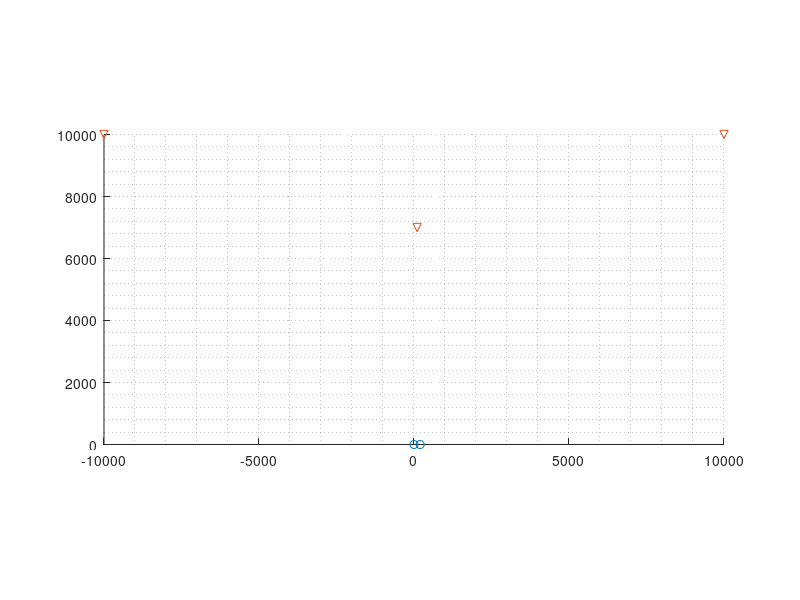

Source code (MATLAB): (Note: this script raises an error after producing the figure.)
%%
P(:,1) = [0; 0; 0];
P(:,2) = [200; 0; 0];

X(:,1) = [-10e3; 10e3; 1e3];
X(:,2) = [100; 7e3; 1e3];
X(:,3) = [10e3; 10e3; 1e3];

figure
daspect([1 1 1])
hold on
grid minor
plot3(P(1,:),P(2,:),P(3,:),'o')
plot3(X(1,:),X(2,:),X(3,:),'v')
%%
sigma_h = 10;
sigma_r = 0.1;

N = 1000;
R(1,1) = norm(X(:,1) - P(:,1));
R(2,1) = norm(X(:,1) - P(:,2));
R(3,1) = norm(X(:,2) - P(:,1));
R(4,1) = norm(X(:,2) - P(:,2));
R(5,1) = norm(X(:,3) - P(:,1));
R(6,1) = norm(X(:,3) - P(:,2));
R(7,1) = norm(X(:,1) - X(:,2));
R(8,1) = norm(X(:,1) - X(:,3));
R(9,1) = norm(X(:,2) - X(:,3));
R(10,1) = X(3,1);
R(11,1) = X(3,2);
R(12,1) = X(3,3);

for i = 1:N
    y(:,i) = R + [normrnd(0, sigma_r, [9, 1]); normrnd(0, sigma_h, [3, 1])];
end

X0 = [X(:,1); X(:,2); X(:,3)];
X0 = [-5e3;5e3;1e3;0;5e3;1e3;5e3;5e3;1e3];
for i = 1:N
    [X_oc1(:,i)] = one_post_solver(y([1 2 10],i), P, sigma_r, sigma_h, [0; 10e3; 1e3]);
    [X_oc2(:,i)] = one_post_solver(y([3 4 11],i), P, sigma_r, sigma_h, [0; 10e3; 1e3]);
    [X_oc3(:,i)] = one_post_solver(y([5 6 12],i), P, sigma_r, sigma_h, [0; 10e3; 1e3]);
    X_oc(:,i) = all_post_solver(y(:,i), P, sigma_r, sigma_h, X0);
end
[std(X_oc1')' std(X_oc2')' std(X_oc3')']
[std(X_oc')']

plot3(X_oc1(1,:),X_oc1(2,:),X_oc1(3,:),'.')
plot3(X_oc2(1,:),X_oc2(2,:),X_oc2(3,:),'.')
plot3(X_oc3(1,:),X_oc3(2,:),X_oc3(3,:),'.')

plot3(X_oc(1,:),X_oc(2,:),X_oc(3,:),'x')
plot3(X_oc(4,:),X_oc(5,:),X_oc(6,:),'x')
plot3(X_oc(7,:),X_oc(8,:),X_oc(9,:),'x')